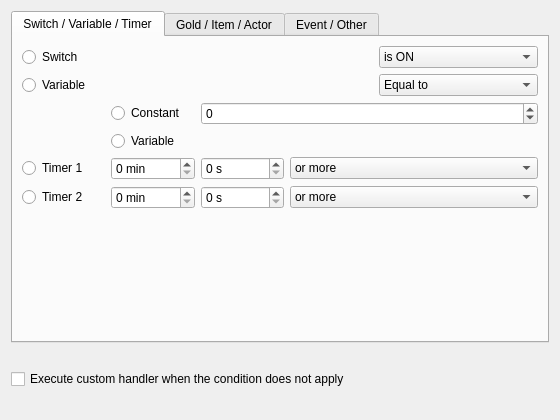
<?xml version="1.0" encoding="UTF-8"?>
<ui version="4.0">
 <class>ConditionalBranchWidget</class>
 <widget class="QWidget" name="ConditionalBranchWidget">
  <property name="geometry">
   <rect><x>0</x><y>0</y><width>560</width><height>420</height></rect>
  </property>
  <property name="windowTitle">
   <string>Conditional Branch</string>
  </property>
  <layout class="QVBoxLayout" name="verticalLayout">
   <item>
    <widget class="QTabWidget" name="tabWidget">
     <property name="currentIndex"><number>0</number></property>
     <widget class="QWidget" name="tabValues">
      <attribute name="title"><string>Switch / Variable / Timer</string></attribute>
      <layout class="QGridLayout" name="layoutValues">
       <item row="0" column="0">
        <widget class="QRadioButton" name="radioSwitch"><property name="text"><string>Switch</string></property></widget>
       </item>
       <item row="0" column="1" colspan="3"><widget class="SwitchRpgComboBox" name="comboSwitch"/></item>
       <item row="0" column="4">
        <widget class="QComboBox" name="comboSwitchState">
         <item><property name="text"><string>is ON</string></property></item>
         <item><property name="text"><string>is OFF</string></property></item>
        </widget>
       </item>
       <item row="1" column="0">
        <widget class="QRadioButton" name="radioVariable"><property name="text"><string>Variable</string></property></widget>
       </item>
       <item row="1" column="1" colspan="3"><widget class="VariableRpgComboBox" name="comboVariable"/></item>
       <item row="1" column="4">
        <widget class="QComboBox" name="comboVariableOp">
         <item><property name="text"><string>Equal to</string></property></item>
         <item><property name="text"><string>Greater than or equal to</string></property></item>
         <item><property name="text"><string>Less than or equal to</string></property></item>
         <item><property name="text"><string>Greater than</string></property></item>
         <item><property name="text"><string>Less than</string></property></item>
         <item><property name="text"><string>Not equal to</string></property></item>
        </widget>
       </item>
       <item row="2" column="1">
        <widget class="QRadioButton" name="radioVariableConstant"><property name="text"><string>Constant</string></property></widget>
       </item>
       <item row="2" column="2" colspan="3">
        <widget class="RpgSpinBox" name="spinVariableValue">
         <property name="minimum"><number>-9999999</number></property>
         <property name="maximum"><number>9999999</number></property>
        </widget>
       </item>
       <item row="3" column="1">
        <widget class="QRadioButton" name="radioVariableVariable"><property name="text"><string>Variable</string></property></widget>
       </item>
       <item row="3" column="2" colspan="3"><widget class="VariableRpgComboBox" name="comboVariableOperand"/></item>
       <item row="4" column="0">
        <widget class="QRadioButton" name="radioTimer1"><property name="text"><string>Timer 1</string></property></widget>
       </item>
       <item row="4" column="1">
        <widget class="RpgSpinBox" name="spinTimer1Min">
         <property name="suffix"><string> min</string></property>
         <property name="maximum"><number>99</number></property>
        </widget>
       </item>
       <item row="4" column="2">
        <widget class="RpgSpinBox" name="spinTimer1Sec">
         <property name="suffix"><string> s</string></property>
         <property name="maximum"><number>59</number></property>
        </widget>
       </item>
       <item row="4" column="3" colspan="2">
        <widget class="QComboBox" name="comboTimer1Op">
         <item><property name="text"><string>or more</string></property></item>
         <item><property name="text"><string>or less</string></property></item>
        </widget>
       </item>
       <item row="5" column="0">
        <widget class="QRadioButton" name="radioTimer2"><property name="text"><string>Timer 2</string></property></widget>
       </item>
       <item row="5" column="1">
        <widget class="RpgSpinBox" name="spinTimer2Min">
         <property name="suffix"><string> min</string></property>
         <property name="maximum"><number>99</number></property>
        </widget>
       </item>
       <item row="5" column="2">
        <widget class="RpgSpinBox" name="spinTimer2Sec">
         <property name="suffix"><string> s</string></property>
         <property name="maximum"><number>59</number></property>
        </widget>
       </item>
       <item row="5" column="3" colspan="2">
        <widget class="QComboBox" name="comboTimer2Op">
         <item><property name="text"><string>or more</string></property></item>
         <item><property name="text"><string>or less</string></property></item>
        </widget>
       </item>
       <item row="6" column="0" colspan="5">
        <spacer name="spacerValues">
         <property name="orientation"><enum>Qt::Vertical</enum></property>
         <property name="sizeHint" stdset="0"><size><width>20</width><height>10</height></size></property>
        </spacer>
       </item>
      </layout>
     </widget>
     <widget class="QWidget" name="tabParty">
      <attribute name="title"><string>Gold / Item / Actor</string></attribute>
      <layout class="QGridLayout" name="layoutParty">
       <item row="0" column="0">
        <widget class="QRadioButton" name="radioGold"><property name="text"><string>Gold</string></property></widget>
       </item>
       <item row="0" column="1">
        <widget class="RpgSpinBox" name="spinGold"><property name="maximum"><number>9999999</number></property></widget>
       </item>
       <item row="0" column="2">
        <widget class="QComboBox" name="comboGoldOp">
         <item><property name="text"><string>or more</string></property></item>
         <item><property name="text"><string>or less</string></property></item>
        </widget>
       </item>
       <item row="1" column="0">
        <widget class="QRadioButton" name="radioItem"><property name="text"><string>Item</string></property></widget>
       </item>
       <item row="1" column="1"><widget class="ItemRpgComboBox" name="comboItem"/></item>
       <item row="1" column="2">
        <widget class="QComboBox" name="comboItemState">
         <item><property name="text"><string>Possessed</string></property></item>
         <item><property name="text"><string>Not possessed</string></property></item>
        </widget>
       </item>
       <item row="2" column="0">
        <widget class="QRadioButton" name="radioActor"><property name="text"><string>Actor</string></property></widget>
       </item>
       <item row="2" column="1" colspan="2"><widget class="ActorRpgComboBox" name="comboActor"/></item>
       <item row="3" column="1" colspan="2">
        <widget class="QWidget" name="widgetActor">
         <layout class="QGridLayout" name="layoutActor">
          <property name="leftMargin"><number>0</number></property>
          <property name="topMargin"><number>0</number></property>
          <property name="rightMargin"><number>0</number></property>
          <property name="bottomMargin"><number>0</number></property>
          <item row="0" column="0" colspan="2">
           <widget class="QRadioButton" name="radioActorInParty"><property name="text"><string>Is in the party</string></property></widget>
          </item>
          <item row="1" column="0">
           <widget class="QRadioButton" name="radioActorName"><property name="text"><string>Name is</string></property></widget>
          </item>
          <item row="1" column="1"><widget class="QLineEdit" name="lineActorName"/></item>
          <item row="2" column="0">
           <widget class="QRadioButton" name="radioActorLevel"><property name="text"><string>Level is at least</string></property></widget>
          </item>
          <item row="2" column="1">
           <widget class="RpgSpinBox" name="spinActorLevel">
            <property name="minimum"><number>1</number></property>
            <property name="maximum"><number>99</number></property>
           </widget>
          </item>
          <item row="3" column="0">
           <widget class="QRadioButton" name="radioActorHp"><property name="text"><string>HP is at least</string></property></widget>
          </item>
          <item row="3" column="1">
           <widget class="RpgSpinBox" name="spinActorHp"><property name="maximum"><number>9999</number></property></widget>
          </item>
          <item row="4" column="0">
           <widget class="QRadioButton" name="radioActorSkill"><property name="text"><string>Can use skill</string></property></widget>
          </item>
          <item row="4" column="1"><widget class="SkillRpgComboBox" name="comboActorSkill"/></item>
          <item row="5" column="0">
           <widget class="QRadioButton" name="radioActorEquipment"><property name="text"><string>Has equipped</string></property></widget>
          </item>
          <item row="5" column="1"><widget class="ItemRpgComboBox" name="comboActorEquipment"/></item>
          <item row="6" column="0">
           <widget class="QRadioButton" name="radioActorState"><property name="text"><string>Has condition</string></property></widget>
          </item>
          <item row="6" column="1"><widget class="StateRpgComboBox" name="comboActorState"/></item>
         </layout>
        </widget>
       </item>
       <item row="4" column="0" colspan="3">
        <spacer name="spacerParty">
         <property name="orientation"><enum>Qt::Vertical</enum></property>
         <property name="sizeHint" stdset="0"><size><width>20</width><height>10</height></size></property>
        </spacer>
       </item>
      </layout>
     </widget>
     <widget class="QWidget" name="tabOther">
      <attribute name="title"><string>Event / Other</string></attribute>
      <layout class="QGridLayout" name="layoutOther">
       <item row="0" column="0">
        <widget class="QRadioButton" name="radioEvent"><property name="text"><string>Event</string></property></widget>
       </item>
       <item row="0" column="1"><widget class="QComboBox" name="comboEvent"/></item>
       <item row="0" column="2">
        <widget class="QComboBox" name="comboEventDirection">
         <item><property name="text"><string>faces up</string></property></item>
         <item><property name="text"><string>faces right</string></property></item>
         <item><property name="text"><string>faces down</string></property></item>
         <item><property name="text"><string>faces left</string></property></item>
        </widget>
       </item>
       <item row="1" column="0">
        <widget class="QRadioButton" name="radioVehicle"><property name="text"><string>Vehicle in use</string></property></widget>
       </item>
       <item row="1" column="1" colspan="2">
        <widget class="QComboBox" name="comboVehicle">
         <item><property name="text"><string>Boat</string></property></item>
         <item><property name="text"><string>Ship</string></property></item>
         <item><property name="text"><string>Airship</string></property></item>
        </widget>
       </item>
       <item row="2" column="0" colspan="3">
        <widget class="QRadioButton" name="radioActionKey"><property name="text"><string>Event started with the action key</string></property></widget>
       </item>
       <item row="3" column="0" colspan="3">
        <widget class="QRadioButton" name="radioBgmLooped"><property name="text"><string>BGM has played through once</string></property></widget>
       </item>
       <item row="4" column="0">
        <widget class="QRadioButton" name="radioOther"><property name="text"><string>Other</string></property></widget>
       </item>
       <item row="4" column="1" colspan="2">
        <widget class="QComboBox" name="comboOther">
         <item><property name="text"><string>A savegame exists</string></property></item>
         <item><property name="text"><string>Test play is running</string></property></item>
         <item><property name="text"><string>ATB wait mode is on</string></property></item>
         <item><property name="text"><string>Fullscreen is active</string></property></item>
        </widget>
       </item>
       <item row="5" column="0" colspan="3">
        <spacer name="spacerOther">
         <property name="orientation"><enum>Qt::Vertical</enum></property>
         <property name="sizeHint" stdset="0"><size><width>20</width><height>10</height></size></property>
        </spacer>
       </item>
      </layout>
     </widget>
    </widget>
   </item>
   <item>
    <widget class="QLabel" name="labelUnsupported">
     <property name="wordWrap"><bool>true</bool></property>
    </widget>
   </item>
   <item>
    <widget class="QCheckBox" name="checkElse">
     <property name="text"><string>Execute custom handler when the condition does not apply</string></property>
    </widget>
   </item>
   <item>
    <widget class="QLabel" name="labelElseWarning">
     <property name="wordWrap"><bool>true</bool></property>
    </widget>
   </item>
  </layout>
 </widget>
 <customwidgets>
  <customwidget>
   <class>RpgSpinBox</class>
   <extends>QSpinBox</extends>
   <header>ui/common/rpg_spinbox.h</header>
  </customwidget>
  <customwidget>
   <class>SwitchRpgComboBox</class>
   <extends>QWidget</extends>
   <header>ui/common/rpg_combobox.h</header>
  </customwidget>
  <customwidget>
   <class>VariableRpgComboBox</class>
   <extends>QWidget</extends>
   <header>ui/common/rpg_combobox.h</header>
  </customwidget>
  <customwidget>
   <class>ItemRpgComboBox</class>
   <extends>QWidget</extends>
   <header>ui/common/rpg_combobox.h</header>
  </customwidget>
  <customwidget>
   <class>ActorRpgComboBox</class>
   <extends>QWidget</extends>
   <header>ui/common/rpg_combobox.h</header>
  </customwidget>
  <customwidget>
   <class>SkillRpgComboBox</class>
   <extends>QWidget</extends>
   <header>ui/common/rpg_combobox.h</header>
  </customwidget>
  <customwidget>
   <class>StateRpgComboBox</class>
   <extends>QWidget</extends>
   <header>ui/common/rpg_combobox.h</header>
  </customwidget>
 </customwidgets>
 <resources/>
 <connections/>
</ui>
